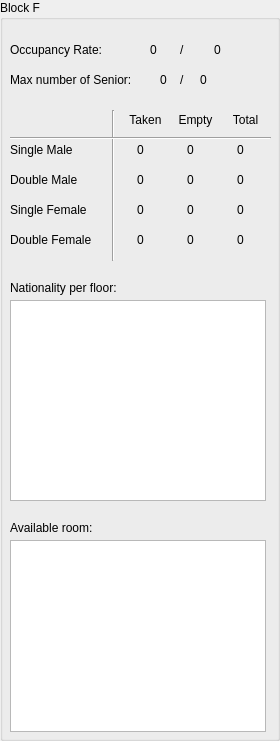
       <widget class="QGroupBox" name="F">
        <property name="title">
         <string>Block F</string>
        </property>
        <widget class="QLabel" name="txt_dm_taken_f">
         <property name="geometry">
          <rect>
           <x>130</x>
           <y>170</y>
           <width>21</width>
           <height>20</height>
          </rect>
         </property>
         <property name="text">
          <string>0</string>
         </property>
         <property name="alignment">
          <set>Qt::AlignCenter</set>
         </property>
        </widget>
        <widget class="QLabel" name="label_34">
         <property name="geometry">
          <rect>
           <x>10</x>
           <y>40</y>
           <width>101</width>
           <height>20</height>
          </rect>
         </property>
         <property name="text">
          <string>Occupancy Rate:</string>
         </property>
        </widget>
        <widget class="QLabel" name="label_35">
         <property name="geometry">
          <rect>
           <x>10</x>
           <y>230</y>
           <width>111</width>
           <height>20</height>
          </rect>
         </property>
         <property name="text">
          <string>Double Female </string>
         </property>
        </widget>
        <widget class="QLabel" name="txt_sm_emp_f">
         <property name="geometry">
          <rect>
           <x>180</x>
           <y>140</y>
           <width>21</width>
           <height>20</height>
          </rect>
         </property>
         <property name="text">
          <string>0</string>
         </property>
         <property name="alignment">
          <set>Qt::AlignCenter</set>
         </property>
        </widget>
        <widget class="QLabel" name="label_36">
         <property name="geometry">
          <rect>
           <x>180</x>
           <y>40</y>
           <width>21</width>
           <height>20</height>
          </rect>
         </property>
         <property name="text">
          <string>/</string>
         </property>
        </widget>
        <widget class="QLabel" name="txt_dm_total_f">
         <property name="geometry">
          <rect>
           <x>230</x>
           <y>170</y>
           <width>21</width>
           <height>20</height>
          </rect>
         </property>
         <property name="text">
          <string>0</string>
         </property>
         <property name="alignment">
          <set>Qt::AlignCenter</set>
         </property>
        </widget>
        <widget class="QLabel" name="txt_sm_taken_f">
         <property name="geometry">
          <rect>
           <x>130</x>
           <y>140</y>
           <width>21</width>
           <height>20</height>
          </rect>
         </property>
         <property name="text">
          <string>0</string>
         </property>
         <property name="alignment">
          <set>Qt::AlignCenter</set>
         </property>
        </widget>
        <widget class="QLabel" name="txt_df_total_f">
         <property name="geometry">
          <rect>
           <x>230</x>
           <y>230</y>
           <width>21</width>
           <height>20</height>
          </rect>
         </property>
         <property name="text">
          <string>0</string>
         </property>
         <property name="alignment">
          <set>Qt::AlignCenter</set>
         </property>
        </widget>
        <widget class="QLabel" name="label_37">
         <property name="geometry">
          <rect>
           <x>120</x>
           <y>110</y>
           <width>51</width>
           <height>20</height>
          </rect>
         </property>
         <property name="text">
          <string>Taken</string>
         </property>
         <property name="alignment">
          <set>Qt::AlignCenter</set>
         </property>
        </widget>
        <widget class="Line" name="line_7">
         <property name="geometry">
          <rect>
           <x>103</x>
           <y>110</y>
           <width>20</width>
           <height>151</height>
          </rect>
         </property>
         <property name="orientation">
          <enum>Qt::Vertical</enum>
         </property>
        </widget>
        <widget class="QLabel" name="label_38">
         <property name="geometry">
          <rect>
           <x>170</x>
           <y>110</y>
           <width>51</width>
           <height>20</height>
          </rect>
         </property>
         <property name="text">
          <string>Empty</string>
         </property>
         <property name="alignment">
          <set>Qt::AlignCenter</set>
         </property>
        </widget>
        <widget class="QLabel" name="txt_sm_total_f">
         <property name="geometry">
          <rect>
           <x>230</x>
           <y>140</y>
           <width>21</width>
           <height>20</height>
          </rect>
         </property>
         <property name="text">
          <string>0</string>
         </property>
         <property name="alignment">
          <set>Qt::AlignCenter</set>
         </property>
        </widget>
        <widget class="QLabel" name="txt_dm_emp_f">
         <property name="geometry">
          <rect>
           <x>180</x>
           <y>170</y>
           <width>21</width>
           <height>20</height>
          </rect>
         </property>
         <property name="text">
          <string>0</string>
         </property>
         <property name="alignment">
          <set>Qt::AlignCenter</set>
         </property>
        </widget>
        <widget class="QLabel" name="label_39">
         <property name="geometry">
          <rect>
           <x>10</x>
           <y>170</y>
           <width>91</width>
           <height>20</height>
          </rect>
         </property>
         <property name="text">
          <string>Double Male </string>
         </property>
        </widget>
        <widget class="Line" name="line_8">
         <property name="geometry">
          <rect>
           <x>10</x>
           <y>130</y>
           <width>261</width>
           <height>16</height>
          </rect>
         </property>
         <property name="orientation">
          <enum>Qt::Horizontal</enum>
         </property>
        </widget>
        <widget class="QLabel" name="label_40">
         <property name="geometry">
          <rect>
           <x>220</x>
           <y>110</y>
           <width>51</width>
           <height>20</height>
          </rect>
         </property>
         <property name="text">
          <string>Total</string>
         </property>
         <property name="alignment">
          <set>Qt::AlignCenter</set>
         </property>
        </widget>
        <widget class="QLabel" name="label_41">
         <property name="geometry">
          <rect>
           <x>10</x>
           <y>520</y>
           <width>121</width>
           <height>16</height>
          </rect>
         </property>
         <property name="text">
          <string>Available room:</string>
         </property>
        </widget>
        <widget class="QLabel" name="txt_df_emp_f">
         <property name="geometry">
          <rect>
           <x>180</x>
           <y>230</y>
           <width>21</width>
           <height>20</height>
          </rect>
         </property>
         <property name="text">
          <string>0</string>
         </property>
         <property name="alignment">
          <set>Qt::AlignCenter</set>
         </property>
        </widget>
        <widget class="QLabel" name="label_42">
         <property name="geometry">
          <rect>
           <x>10</x>
           <y>280</y>
           <width>141</width>
           <height>16</height>
          </rect>
         </property>
         <property name="text">
          <string>Nationality per floor:</string>
         </property>
        </widget>
        <widget class="QTextBrowser" name="txt_availableroom_f">
         <property name="geometry">
          <rect>
           <x>10</x>
           <y>540</y>
           <width>256</width>
           <height>192</height>
          </rect>
         </property>
        </widget>
        <widget class="QLabel" name="txt_occ_f">
         <property name="geometry">
          <rect>
           <x>150</x>
           <y>40</y>
           <width>21</width>
           <height>20</height>
          </rect>
         </property>
         <property name="text">
          <string>0</string>
         </property>
        </widget>
        <widget class="QLabel" name="txt_sf_taken_f">
         <property name="geometry">
          <rect>
           <x>130</x>
           <y>200</y>
           <width>21</width>
           <height>20</height>
          </rect>
         </property>
         <property name="text">
          <string>0</string>
         </property>
         <property name="alignment">
          <set>Qt::AlignCenter</set>
         </property>
        </widget>
        <widget class="QLabel" name="label_43">
         <property name="geometry">
          <rect>
           <x>10</x>
           <y>200</y>
           <width>111</width>
           <height>20</height>
          </rect>
         </property>
         <property name="text">
          <string>Single Female </string>
         </property>
        </widget>
        <widget class="QLabel" name="txt_df_taken_f">
         <property name="geometry">
          <rect>
           <x>130</x>
           <y>230</y>
           <width>21</width>
           <height>20</height>
          </rect>
         </property>
         <property name="text">
          <string>0</string>
         </property>
         <property name="alignment">
          <set>Qt::AlignCenter</set>
         </property>
        </widget>
        <widget class="QLabel" name="label_44">
         <property name="geometry">
          <rect>
           <x>10</x>
           <y>140</y>
           <width>111</width>
           <height>20</height>
          </rect>
         </property>
         <property name="text">
          <string>Single Male </string>
         </property>
        </widget>
        <widget class="QLabel" name="txt_sf_emp_f">
         <property name="geometry">
          <rect>
           <x>180</x>
           <y>200</y>
           <width>21</width>
           <height>20</height>
          </rect>
         </property>
         <property name="text">
          <string>0</string>
         </property>
         <property name="alignment">
          <set>Qt::AlignCenter</set>
         </property>
        </widget>
        <widget class="QLabel" name="txt_total_f">
         <property name="geometry">
          <rect>
           <x>214</x>
           <y>40</y>
           <width>41</width>
           <height>20</height>
          </rect>
         </property>
         <property name="text">
          <string>0</string>
         </property>
        </widget>
        <widget class="QTextBrowser" name="txt_natperfloor_f">
         <property name="geometry">
          <rect>
           <x>10</x>
           <y>300</y>
           <width>256</width>
           <height>201</height>
          </rect>
         </property>
        </widget>
        <widget class="QLabel" name="txt_sf_total_f">
         <property name="geometry">
          <rect>
           <x>230</x>
           <y>200</y>
           <width>21</width>
           <height>20</height>
          </rect>
         </property>
         <property name="text">
          <string>0</string>
         </property>
         <property name="alignment">
          <set>Qt::AlignCenter</set>
         </property>
        </widget>
        <widget class="QLabel" name="label_59">
         <property name="geometry">
          <rect>
           <x>10</x>
           <y>70</y>
           <width>141</width>
           <height>20</height>
          </rect>
         </property>
         <property name="text">
          <string>Max number of Senior:</string>
         </property>
        </widget>
        <widget class="QLabel" name="txt_senior_f">
         <property name="geometry">
          <rect>
           <x>200</x>
           <y>70</y>
           <width>55</width>
           <height>20</height>
          </rect>
         </property>
         <property name="text">
          <string>0</string>
         </property>
        </widget>
        <widget class="QLabel" name="label_64">
         <property name="geometry">
          <rect>
           <x>180</x>
           <y>70</y>
           <width>21</width>
           <height>20</height>
          </rect>
         </property>
         <property name="text">
          <string>/</string>
         </property>
        </widget>
        <widget class="QLabel" name="txt_csenior_f">
         <property name="geometry">
          <rect>
           <x>160</x>
           <y>70</y>
           <width>55</width>
           <height>20</height>
          </rect>
         </property>
         <property name="text">
          <string>0</string>
         </property>
        </widget>
       </widget>
